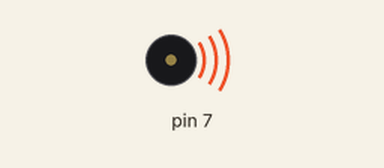
Bench run of a sketch on a simulated Arduino Uno, built with avr-gcc and run on an emulated ATmega328P. On the bench: buzzer (waves = sounding).

Above: at 0.2 s.
Timing chart, 0 to 3.0 s (numbered marks = the images above):
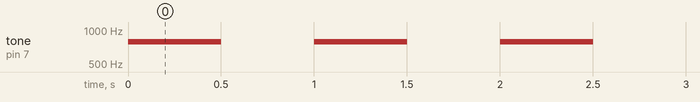

The sketch:

Chords.ino
```cpp
#include <Tone.h>    // import fancier Tone library

/*
CHORDS
 Jeff Thompson | 2013 | www.jeffreythompson.org

 The built-in Tone library can only make one note at a time - great
 for simple alerts and feedback but not so great for more elaborate
 instruments.

 This example uses the fancier Tone library; download and details here:
 http://code.google.com/p/rogue-code/wiki/ToneLibraryDocumentation

 You may have to add the following line to the Tone.cpp file in the
 library to get it to work with Arduino 1.0: #include <Arduino.h>

 CHALLENGE:
 + Try attaching buttons to different Tone objects - see if you can
   make a keyboard that plays the note until the button is released.
 + Can you invent a better data structure for melodies that includes
   pitches and durations? Hint: arrays or objects?

 */

Tone t1, t2, t3;  // create Tone objects - one for each simultaneous pitch


void setup() {
  t1.begin(7);    // initialize all on pin 7
  t2.begin(7);    // note: this does not start the tone, just gets it ready
  t3.begin(7);
}


void loop() {

  // play a chord every 1/4-second
  if (millis() % 1000 == 0) {
    t1.play(NOTE_C4, 500);        // the optional second argument is duration in ms
    t2.play(NOTE_E5, 500);        // if not included, use t1.stop() to end the note
    t3.play(NOTE_G5, 500);
  }
}
```

Measured:
- by itself, tone on pin 7: alternates 784 Hz for 0.50 s and silent for 0.50 s
